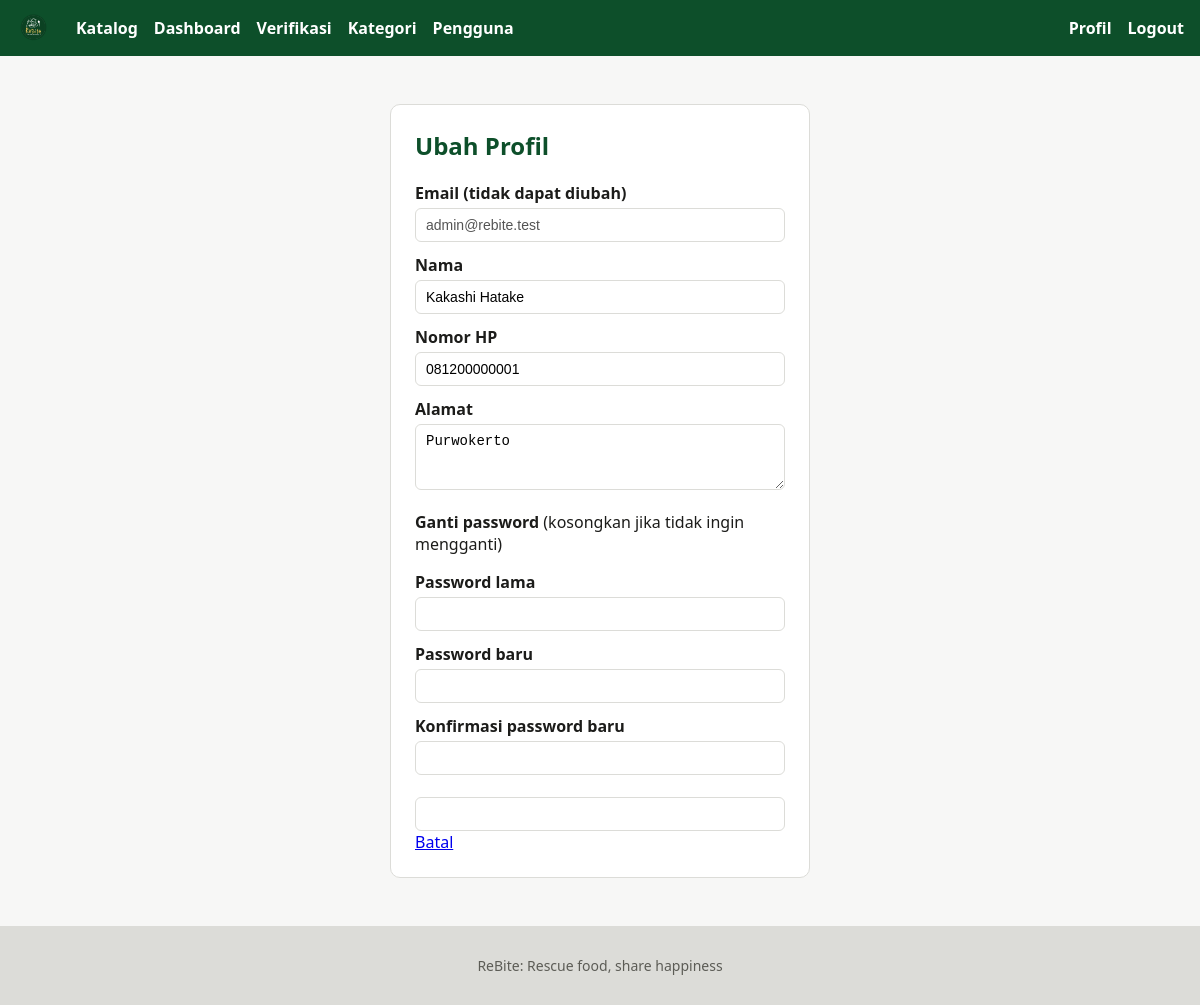
/profil_edit.php (signed in), run on the app's committed database.
### tables this page shows
CREATE TABLE `users` (
  `id` int(11) NOT NULL AUTO_INCREMENT,
  `nama` varchar(100) NOT NULL,
  `email` varchar(100) NOT NULL,
  `password` varchar(255) NOT NULL,
  `role` enum('admin','penyedia','penerima') NOT NULL,
  `no_hp` varchar(20) DEFAULT NULL,
  `alamat` text DEFAULT NULL,
  `status_verifikasi` enum('pending','terverifikasi') NOT NULL DEFAULT 'pending',
  `created_at` timestamp NOT NULL DEFAULT CURRENT_TIMESTAMP,
  PRIMARY KEY (`id`),
  UNIQUE KEY `uk_users_email` (`email`)
);

### includes/koneksi.php (called while the page is built, shortened)
<?php
function e($teks)
{
    return htmlspecialchars((string) $teks, ENT_QUOTES, 'UTF-8');
}
?>

### profil_edit.php (the view, shortened to what this page needs)
<?php
include_once "includes/koneksi.php";
$id = (int) $_SESSION['id_user'];
$hasil = mysqli_query($koneksi, "SELECT nama, email, no_hp, alamat, password FROM users WHERE id=$id");
$user = mysqli_fetch_assoc($hasil);
$nama   = $user['nama'];
$no_hp  = $user['no_hp'];
$alamat = $user['alamat'];
include "includes/header.php";
?>
<section class="form-wrap">
    <h2>Ubah Profil</h2>
    <form method="post" class="form">
        <label for="email">Email (tidak dapat diubah)</label>
        <input type="email" id="email" value="<?= e($user['email']) ?>" disabled>
        <label for="nama">Nama</label>
        <input type="text" id="nama" name="nama" value="<?= e($nama) ?>" maxlength="100">
        <label for="no_hp">Nomor HP</label>
        <input type="text" id="no_hp" name="no_hp" value="<?= e($no_hp) ?>" maxlength="20">
        <label for="alamat">Alamat</label>
        <textarea id="alamat" name="alamat" rows="3"><?= e($alamat) ?></textarea>
        <p><b>Ganti password</b> (kosongkan jika tidak ingin mengganti)</p>
        <label for="password_lama">Password lama</label>
        <input type="password" id="password_lama" name="password_lama">
        <label for="password_baru">Password baru</label>
        <input type="password" id="password_baru" name="password_baru">
        <label for="konfirmasi">Konfirmasi password baru</label>
        <input type="password" id="konfirmasi" name="konfirmasi">
        <br><br>
        <input type="submit" name="submit" value="Simpan" class="btn">
        <a href="<?= BASE_URL ?>profil.php">Batal</a>
    </form>
</section>
<?php include "includes/footer.php"; ?>

### assets/css/style.css (style rules this page uses)
:root { --color-brand-50: #f0f9f3; --color-brand-100: #dcf1e3; --color-brand-300: #8ccda6; --color-brand-600: #1e7746; --color-brand-700: #106535; --color-brand-800: #0d4f2a; --color-brand-900: #0b4023; --color-ink-50: #f7f7f6; --color-ink-200: #dcdcd8; --color-ink-600: #5c5c56; --color-ink-900: #1c1c1a; --color-surface: #fff; --color-surface-muted: var(--color-ink-50); --oranye: #f57c00; --merah: #c62828; }
* { box-sizing: border-box; }
body { margin: 0; font-family: system-ui, Arial, sans-serif; color: var(--color-ink-900); background: var(--color-surface-muted); min-height: 100vh; display: flex; flex-direction: column; }
h1, h2, h3 { color: var(--color-brand-800); }
.btn { display: inline-block; padding: 8px 16px; border: none; border-radius: 6px; background: var(--color-brand-600); color: #fff; text-decoration: none; cursor: pointer; font-size: 14px; }
.form-wrap { max-width: 420px; margin: 24px auto; background: var(--color-surface); border: 1px solid var(--color-ink-200); border-radius: 10px; padding: 24px; }
.form-wrap h2 { margin-top: 0; }
form label, .form label { display: block; margin: 12px 0 4px; font-weight: 600; }
form input, form select, form textarea, .form input, .form select, .form textarea { width: 100%; padding: 8px 10px; border: 1px solid var(--color-ink-200); border-radius: 6px; font-size: 14px; background: var(--color-surface); }

### data on the page
users: email "admin@rebite.test", nama "Kakashi Hatake", no_hp "081200000001", alamat "Purwokerto"
